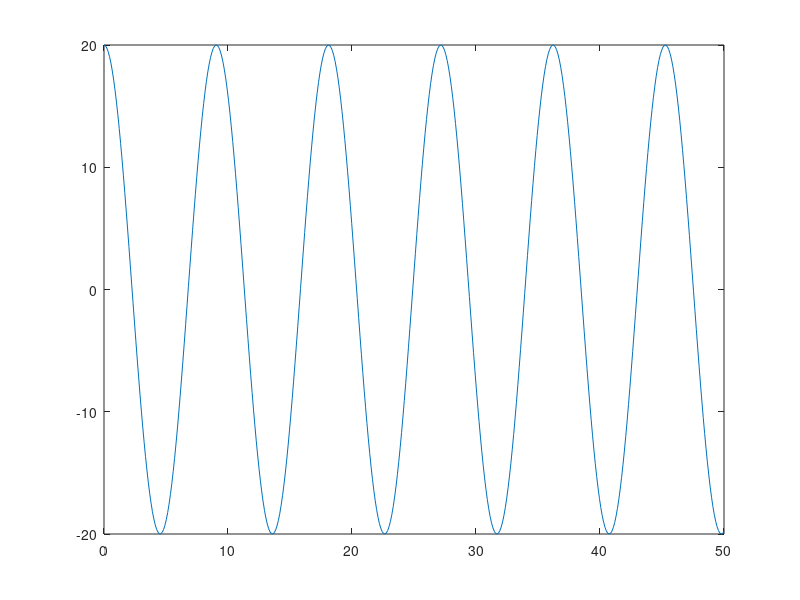

Recreate this plot in MATLAB. (Note: this script raises an error after producing the figure.)
%% Graphs Computational
% plotted the following functions:
% 20 * cos(0.694*t)
% -12.31*cos(2.304*t)+32.31*cos(0.104*t)
% 28.36 *cos(2.304*t)- 3.36*cos(0.104*x)
% -13.88*sin(0.694*x)

% I use basic Matlab commands and functions to plot multiple functions
figure()

%% plot 1
fplot(@(x) 20 * cos(0.694*x), [0,50],'color', '[0.4, 0.2, 0.6]')

%% plot 2
fplot(@(x) -12.31*cos(2.304*x)+32.31*cos(0.104*x), [0,50],'color', '[0.4, 0.2, 0.6]')

%% plkot 3 an 4
fplot(@(x) -13.88*sin(0.694*x), [0,50],'color', '[0.6, 0.3, 0.6]')

%% plot 5
fplot(@(x) +13.88*sqrt(1-(x/20)^2), [-20,20],'color', '[0.8, 0.2, 0.7]')
hold on % I add other plots to the original figure
fplot(@(x) -13.88*sqrt(1-(x/20)^2), [-20,20],'color', '[0.8, 0.2, 0.7]')

%% set plot properties
grid on % I add the grid to the plot
yl = ylabel('v_z(t) [ \mum/\mus ]'); % I set the axis' label
set(yl, 'FontSize', 16)
xl = xlabel('z [ \mum ]');
set(xl, 'FontSize', 16);